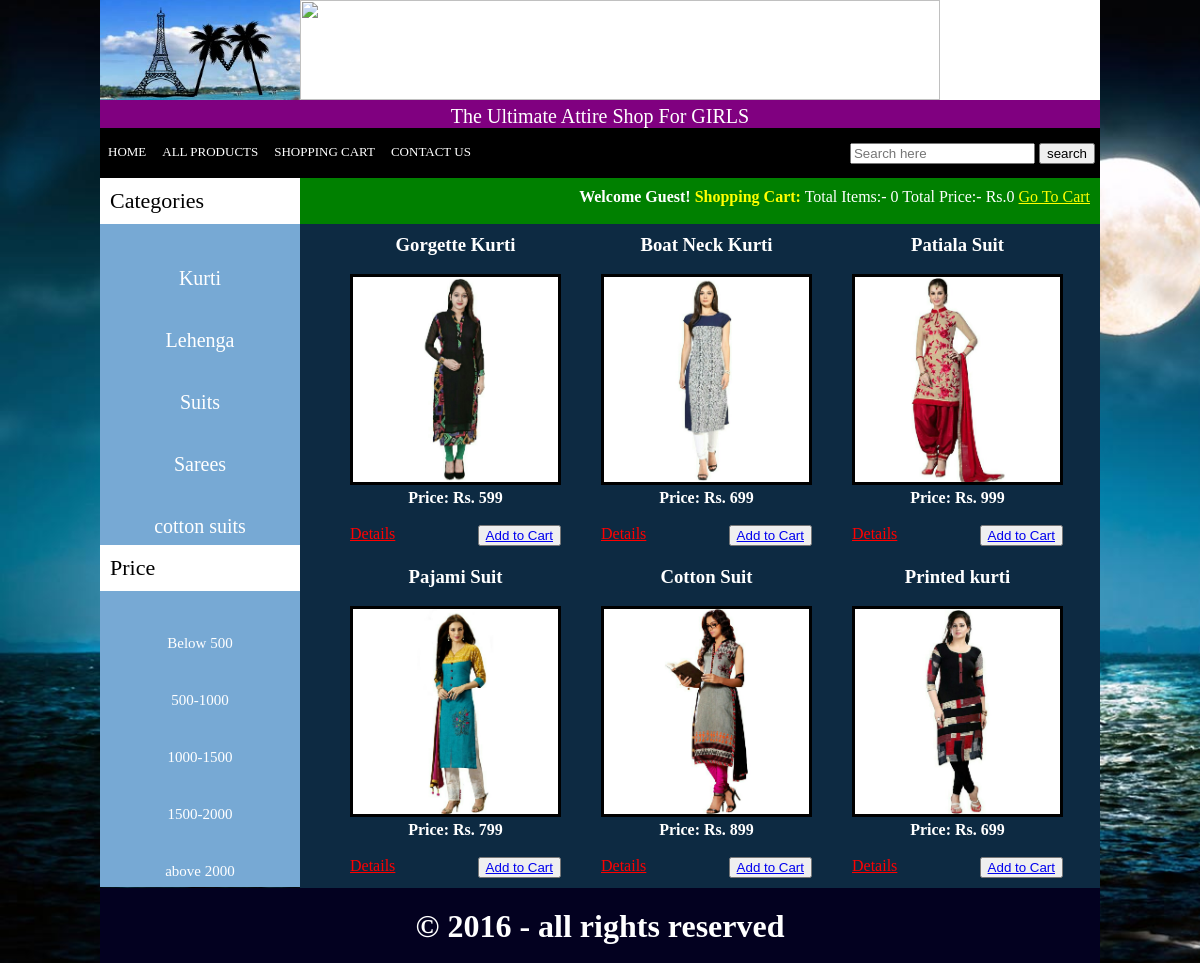
/index.php?price=2, run on the app's committed database.
### tables this page shows
CREATE TABLE IF NOT EXISTS `categories` (
`cat_id` int(10) NOT NULL,
  `cat_title` text NOT NULL
);

CREATE TABLE IF NOT EXISTS `price` (
`price_id` int(10) NOT NULL,
  `price_title` text NOT NULL
);

CREATE TABLE IF NOT EXISTS `products` (
`product_id` int(10) NOT NULL,
  `cat_id` int(10) NOT NULL,
  `price_id` int(10) NOT NULL,
  `date` timestamp NOT NULL DEFAULT CURRENT_TIMESTAMP ON UPDATE CURRENT_TIMESTAMP,
  `product_title` text NOT NULL,
  `product_img1` text NOT NULL,
  `product_img2` text NOT NULL,
  `product_cost` int(10) NOT NULL,
  `product_desc` text NOT NULL,
  `product_keywords` text NOT NULL,
  `status` text NOT NULL
);

### functions/functions.php (the view, shortened to what this page needs)
<?php
$db = mysqli_connect("localhost","root","","myshop");
function getIp(){
	$ip =$_SERVER['REMOTE_ADDR'];
	return $ip;
}
function total_items(){
	if(isset($_GET['add_cart']))
	{
		global $db;
		$ip = getIp();
		$get_items = "select * from cart where ip_add='$ip'";
		$run_items = mysqli_query($db,$get_items);
		$count_items =mysqli_num_rows($run_items);
	}
		else{
			global $db;
		$ip = getIp();
		$get_items = "select * from cart where ip_add='$ip'";
		$run_items = mysqli_query($db,$get_items);
		$count_items =mysqli_num_rows($run_items);
		}
		echo $count_items;
}
function total_price(){
	$total=0;
	echo "Rs.".$total;
}
	function getPricePro()
{
	global $db;
	    if(isset($_GET['price'])){
				$price_id= $_GET['price'];
				$get_price_pro="select * from products where price_id='$price_id' order by rand()";
				$run_price_pro= mysqli_query($db, $get_price_pro);
				while($row_price_pro=mysqli_fetch_array($run_price_pro))
				{
					$pro_id = $row_price_pro['product_id'];
					$pro_title = $row_price_pro['product_title'];
					$pro_cost = $row_price_pro['product_cost'];
					$pro_image = $row_price_pro['product_img1'];
				    echo "
				    <div id='single_product'>
				       <h3 style='color:white; text-decoration:none;'>$pro_title</h3></br>
				    <img src='admin_area/product_images/$pro_image' width='205px' height='205px'/></br>
				    <p><b style='color:white;'>Price: Rs. $pro_cost </b></p><br>
					<a href=details.php?pro_id=$pro_id style='float:left; color: red;'>Details</a>
					<a href=index.php?add_cart=$pro_id><button style='float:right; text-decoration:none; color: green;'>Add to Cart</a>
					</div>
					";
				}
		}
	}
function getCats(){
			  global $db;
			   $get_cats = "select * from categories";
			   $run_cats = mysqli_query($db, $get_cats);
			   while($row_cats = mysqli_fetch_array($run_cats))
			   {
			   $cat_id= $row_cats['cat_id'];
			   $cat_title=$row_cats['cat_title'];
			   echo " <li></br></br><a href='index.php?cat=$cat_id' style='font-size: 20px';>$cat_title</a></li>";
			   }
}
function getPrice(){
			   global $db;
			   $get_price = "select * from price";
			   $run_price = mysqli_query($db, $get_price);
			   while($row_price = mysqli_fetch_array($run_price))
			   {
			   $price_id= $row_price['price_id'];
			   $price_title=$row_price['price_title'];
			   echo " <li></br></br><a href='index.php?price=$price_id'>$price_title</a></li>";
			   }
}
?>

### styles/style.css (style rules this page uses)
html, body, div, span, applet, object, iframe, h1, h2, h3, h4, h5, h6, p, blockquote, pre, a, abbr, acronym, address, big, cite, code, del, dfn, em, img, ins, kbd, q, s, samp, small, strike, strong, sub, sup, tt, var, b, u, i, center, dl, dt, dd, ol, ul, li, fieldset, form, label, legend, table, caption, tbody, tfoot, thead, tr, th, td, article, aside, canvas, details, embed, figure, figcaption, footer, header, hgroup, menu, nav, output, ruby, section, summary, time, mark, audio, video { margin: 0; padding: 0; border: 0; vertical-align: baseline; }
body { background-image: url('tabz.jpg'); }
#cats li { list-style:none; margin:3px; }
#cats a { color:white; text-decoration:none; font-size:15px; margin:4px; }
#single_product { float:left; padding:10px; margin-right:20px; }
#single_product img { border: 3px solid black; }

### index.php (style rules this page uses)
body { background-image: url('tabz.jpg'); background-size: cover; }

### data on the page
categories: cat_title "Kurti"
categories: cat_title "Lehenga"
categories: cat_title "Suits"
categories: cat_title "Sarees"
categories: cat_title "cotton suits"
price: price_title "Below 500"
price: price_title "500-1000"
price: price_title "1000-1500"
price: price_title "1500-2000"
price: price_title "above 2000"
products: product_title "Gorgette Kurti", product_img1 (picture), product_cost "599"
products: product_title "Boat Neck Kurti", product_img1 (picture), product_cost "699"
products: product_title "Patiala Suit", product_img1 (picture), product_cost "999"
products: product_title "Pajami Suit", product_img1 (picture), product_cost "799"
products: product_title "Cotton Suit", product_img1 (picture), product_cost "899"
products: product_title "Printed kurti", product_img1 (picture), product_cost "699"

### other printed values
$count_items "0"
$total "0"
